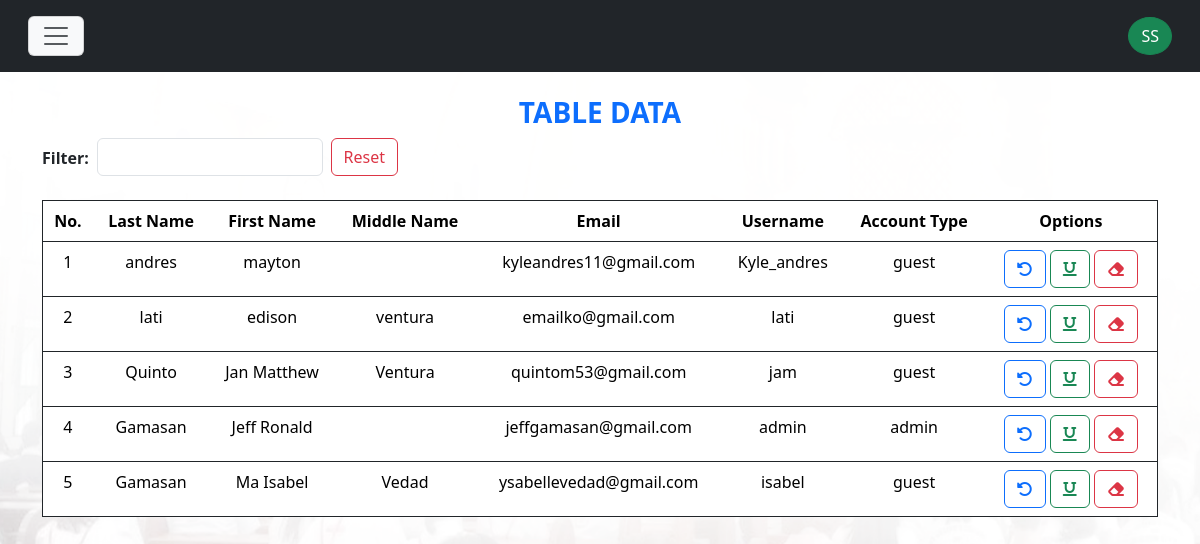
/scred_heart/super_admin (signed in), run on the app's committed database.
### tables this page shows
CREATE TABLE `tbl_user` (
  `user_id` int(11) NOT NULL,
  `last_name` text DEFAULT NULL,
  `first_name` varchar(255) DEFAULT NULL,
  `middle_name` varchar(255) DEFAULT NULL,
  `contact` varchar(255) DEFAULT NULL,
  `email` varchar(255) DEFAULT NULL,
  `username` varchar(255) DEFAULT NULL,
  `password` varchar(255) DEFAULT NULL,
  `address` text DEFAULT NULL,
  `account_type` varchar(255) DEFAULT NULL,
  `status` varchar(255) DEFAULT NULL
);

### scred_heart/inc/functions.php (called while the page is built, shortened)
<?php
include("conn.php");
$table_view = "SELECT * FROM tbl_user WHERE account_type <> 'super admin' ORDER BY user_id DESC";
$tbl_list = $conn->query($table_view) or die();
?>

### scred_heart/super_admin/index.php (the view, shortened to what this page needs)
<?php
require_once "../inc/functions.php";
?>
<!DOCTYPE html>
<html lang="en">
<?php require_once "template-parts/head.php"; ?>
<body>
<?php
require_once "template-parts/navLogin.php";
?>
<section class="mt-5 mb-5">
<div class="container">
<div class="row">
<div class="col-md-12 mt-5 text-center">
<h3 class="overflow-hidden text-primary text-uppercase fw-bolder ">Table Data</h3>
</div>
</div>
<div class="row">
<div class="col-md-4 d-flex">
<label class="mt-2 me-1 fw-bolder">Filter:</label> <input type="text" id="getSearch" class="form-control ms-1 me-2 getSearch"> <a href="index" class="btn btn-outline-danger" type="button">Reset</a>
</div>
</div>
<div class="row mt-4">
<div class="col-md-12">
<div class="table-responsive">
<div id="showData">
<table class="table table-hover border border-1 border-dark">
<thead>
<tr class="text-center">
<th>No.</th>
<th>Last Name</th>
<th>First Name</th>
<th>Middle Name</th>
<th>Email</th>
<th>Username</th>
<th>Account Type</th>
<th>Options</th>
</tr>
</thead>
<?php
$ctr = 1;
while ($row = $tbl_list->fetch_assoc()) {
?>
<tbody>
<tr class="text-center">
<td><?= $ctr; ?></td>
<td><?= $row["last_name"]; ?></td>
<td><?= $row["first_name"]; ?></td>
<td><?= $row["middle_name"]; ?></td>
<td><?= $row["email"]; ?></td>
<td><?= $row["username"]; ?></td>
<td><?= $row["account_type"] ?></td>
<td>
	<a href="#" class="btn btn-outline-primary edit-data" data-bs-toggle="modal" data-bs-target="#modalUpdate" type="button" id="<?= $row['user_id']; ?>"><i class="fa-solid fa-rotate-left"></i></a> <a href="#" type="button" class="btn btn-outline-success editUser" data-bs-toggle="modal" data-bs-target="#modalUpdateUser" id="<?= $row['user_id']; ?>"><i class="fas fa-underline"></i></a> <a href="#" id="<?=  $row['user_id']; ?>" class="btn btn-outline-danger deleteUser" type="button" data-bs-toggle="modal" data-bs-target="#modalDeleteUser"><i class="fas fa-eraser"></i></a>
</td>
</tr>
</tbody>
<?php
$ctr++;
}
?>
</table>
</div>
</div>
</div>
</div>
</div>
</section>
</body>
</html>

### scred_heart/css/custom.css (style rules this page uses)
:root { --sofia: "Sofia", sans-serif; --arial: Arial; --tang: "Tangerine", serif; --Comic: "Comic Sans MS", cursive, sans-serif; --Roman: times new roman; --cursive: cursive; --bgGradient: linear-gradient(132deg, rgb(0,0,0), #8d8686); --yellowish: #a0e11f; --maroon: rgba(230,16,16,0.85); --blackish: rgba(0,0,0,0.71); --verdigis: #50a2a7; --divBackground: rgba(22, 22, 21, .6); --menuBackground: rgba(192, 146, 49, .7); --whiteBackground: rgba(251, 244, 248, .9); --stroke: rgb(19, 20, 21) 4px 0px 0px, rgb(19, 20, 21) 3.87565px 0.989616px 0px, rgb(19, 20, 21) 3.51033px 1.9177px 0px, rgb(19, 20, 21) 2.92676px 2.72656px 0px, rgb(19, 20, 21) 2.16121px 3.36588px 0px, rgb(19, 20, 21) 1.26129px 3.79594px 0px, rgb(19, 20, 21) 0.282949px 3.98998px 0px, rgb(19, 20, 21) -0.712984px 3.93594px 0px, rgb(19, 20, 21) -1.66459px 3.63719px 0px, rgb(19, 20, 21) -2.51269px 3.11229px 0px, rgb(19, 20, 21) -3.20457px 2.39389px 0px, rgb(19, 20, 21) -3.69721px 1.52664px 0px, rgb(19, 20, 21) -3.95997px 0.56448px 0px, rgb(19, 20, 21) -3.97652px -0.432781px 0px, rgb(19, 20, 21) -3.74583px -1.40313px 0px, rgb(19, 20, 21) -3.28224px -2.28625px 0px, rgb(19, 20, 21) -2.61457px -3.02721px 0px, rgb(19, 20, 21) -1.78435px -3.57996px 0px, rgb(19, 20, 21) -0.843183px -3.91012px 0px, rgb(19, 20, 21) 0.150409px -3.99717px 0px, rgb(19, 20, 21) 1.13465px -3.8357px 0px, rgb(19, 20, 21) 2.04834px -3.43574px 0px, rgb(19, 20, 21) 2.83468px -2.82216px 0px, rgb(19, 20, 21) 3.44477px -2.03312px 0px, rgb(19, 20, 21) 3.84068px -1.11766px 0px, rgb(19, 20, 21) 3.9978px -0.132717px 0px;; }
body { box-sizing: border-box; max-width: 100%; overflow-x: hidden; scroll-behavior: smooth; padding: 0; margin: 0; }

### data on the page
tbl_user: last_name "andres", first_name "mayton", email "kyleandres11@gmail.com", username "Kyle_andres", account_type "guest"
tbl_user: last_name "lati", first_name "edison", middle_name "ventura", email "emailko@gmail.com", username "lati", account_type "guest"
tbl_user: last_name "Quinto", first_name "Jan Matthew", middle_name "Ventura", email "quintom53@gmail.com", username "jam", account_type "guest"
tbl_user: last_name "Gamasan", first_name "Jeff Ronald", email "jeffgamasan@gmail.com", username "admin", account_type "admin"
tbl_user: last_name "Gamasan", first_name "Ma Isabel", middle_name "Vedad", email "ysabellevedad@gmail.com", username "isabel", account_type "guest"

### other printed values
$initials "SS"
